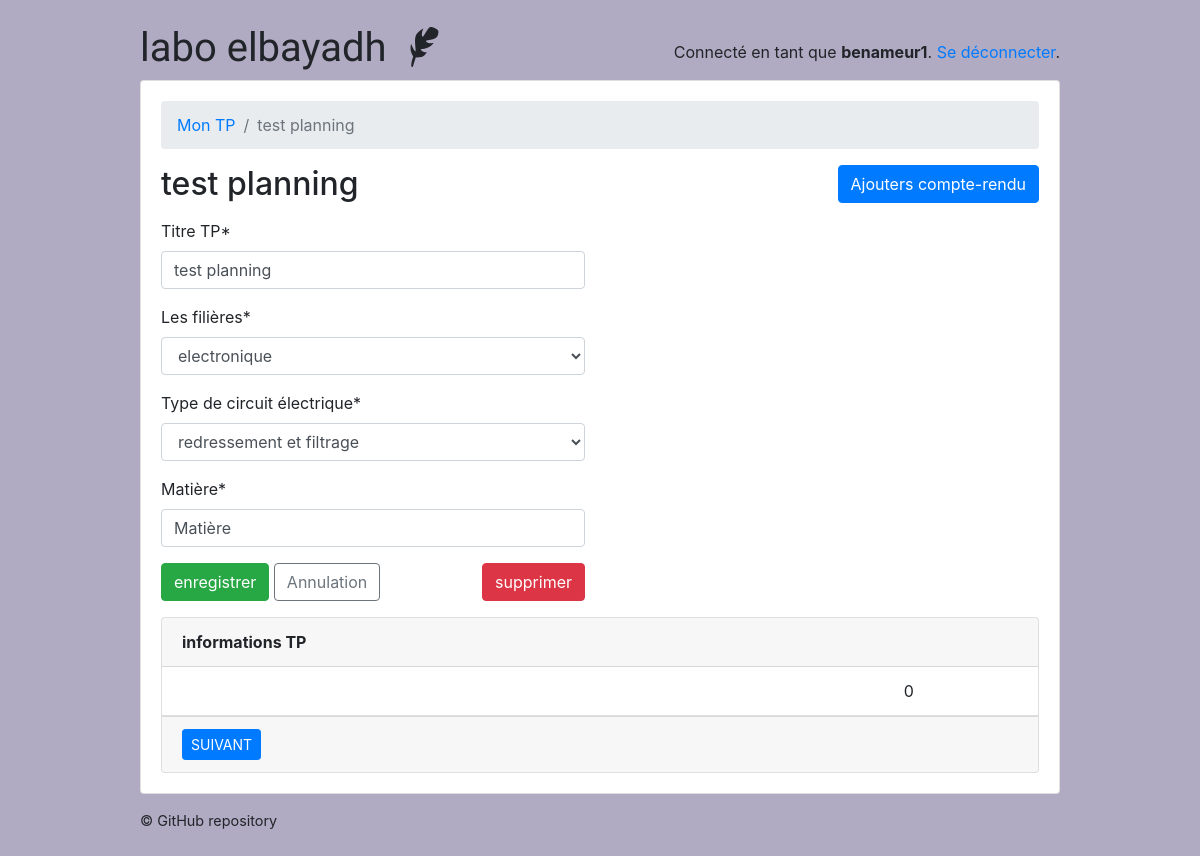
The page /teachers/quiz/50/ (signed in) on the database its author committed.
### classroom/models.py (models this page shows, shortened)
class User(AbstractUser ):
    is_student = models.BooleanField(default=False )
    is_teacher = models.BooleanField(default=False)
    date_of_birth = models.DateField(default='1994-03-16')
    EQUIRED_FIELDS = ['date_of_birth']

class Quiz(models.Model):
    owner = models.ForeignKey(User, on_delete=models.CASCADE, related_name='quizzes')
    name = models.CharField(max_length=255 , default='Titre' , verbose_name= 'Titre TP',)
    subject = models.ForeignKey(Subject, on_delete=models.CASCADE, related_name='quizzes', verbose_name= 'les filières',)
    type_tp_posible = (
        ('redressement et filtrage ', 'redressement et filtrage '),
        ('filtrage RC', 'filtrage RC'),
    )
    type_tp = models.CharField(max_length=500 ,choices=type_tp_posible , verbose_name= 'Type de circuit électrique')
    description = models.TextField( max_length=500 , verbose_name= 'Description de TP ')
    module = models.CharField(max_length=255, default='Matière' , verbose_name= 'Matière' )
    Temps_TP = models.IntegerField(default=5 , verbose_name= 'Temps de TP min')

class Subject(models.Model):
    name = models.CharField(max_length=30)
    color = models.CharField(max_length=7, default='#007bff')
    def __str__(self):
        return self.name

class Question(models.Model):
    quiz = models.ForeignKey(Quiz, on_delete=models.CASCADE, related_name='questions')
    text = models.CharField('Question', max_length=255)
    description = models.TextField( max_length=500 ,  verbose_name= 'Description de TP ')
    fiche_tp = models.FileField(upload_to='uploads_tp/' , verbose_name= 'Compte-rendu')

### classroom/views/teachers.py (the view, shortened to what this page needs)
# urls.py: path('quiz/<int:pk>/', teachers.QuizUpdateView.as_view(), name='quiz_change'),
@method_decorator([login_required, teacher_required], name='dispatch')
class QuizUpdateView(UpdateView):
    model = Quiz
    fields = ('name', 'subject', 'type_tp' , 'module' )
    '''
    def get_form(self, form_class= Quiz):
        form = form_class()
        form.fields['subject'].label = "Primary purpose/business use"
        #form.fields['secondary_purpose_business_uses'].label = "Secondary purpose/business uses"

        return form
    '''
    context_object_name = 'quiz'
    template_name = 'classroom/teachers/quiz_change_form.html'
    def get_context_data(self, **kwargs):
        kwargs['questions'] = self.get_object().questions.annotate(answers_count=Count('answers'))
        return super().get_context_data(**kwargs)
    def get_queryset(self):
        return self.request.user.quizzes.all()

### classroom/templates/classroom/teachers/quiz_change_form.html (shortened to what this page needs)
{% extends 'base.html' %}
{% load crispy_forms_tags %}
{% block content %}
  <nav aria-label="breadcrumb">
    <ol class="breadcrumb">
      <li class="breadcrumb-item"><a href="{% url 'teachers:quiz_change_list' %}">Mon TP</a></li>
      <li class="breadcrumb-item active" aria-current="page">{{ quiz.name }}</li>
    </ol>
  </nav>
  <h2 class="mb-3">
    {{ quiz.name }}
    <a href="{% url 'teachers:question_add' quiz.pk %}" class="btn btn-primary float-right">Ajouters compte-rendu</a>
  </h2>
  <div class="row mb-3">
    <div class="col-md-6 col-sm-8 col-12">
      <form method="post" novalidate>
        {{ form|crispy }}
        <button type="submit" class="btn btn-success">enregistrer</button>
        <a href="{% url 'teachers:quiz_change_list' %}" class="btn btn-outline-secondary" role="button">Annulation</a>
        <a href="{% url 'teachers:quiz_delete' quiz.pk %}" class="btn btn-danger float-right">supprimer</a>
      </form>
    </div>
  </div>
  <div class="card">
    <div class="card-header">
      <div class="row">
        <div class="col-10">
          <strong>informations TP</strong>
        </div>
      </div>
    </div>
    <div class="list-group list-group-flush list-group-formset">
      {% for question in questions %}
        <div class="list-group-item">
          <div class="row">
            <div class="col-10">
            </div>
            <div class="col-2">
              {{ question.answers_count }}
            </div>
          </div>
        </div>
      {% empty %}
        <div class="list-group-item text-center">
          <p class="text-muted font-italic mb-0">Il faut ajouter description et compte-rendu <a href="{% url 'teachers:question_add' quiz.pk %}">Cliquez ici</a>.</p>
        </div>
      {% endfor %}
    </div>
    <div class="card-footer">
      <a href="{% url 'teachers:question_add' quiz.pk %}" class="btn btn-primary btn-sm">SUIVANT</a>
    </div>
  </div>
{% endblock %}

### templates/base.html (shortened to what this page needs)
{% load static %}<!doctype html>
<html lang="en">
  <head>
    <link rel="stylesheet" href="https://maxcdn.bootstrapcdn.com/bootstrap/4.0.0/css/bootstrap.min.css">
    <link rel="stylesheet" type="text/css" href="{% static 'vendor/fontello-2f186091/css/fontello.css' %}">
    <link rel="stylesheet" type="text/css" href="{% static 'css/app.css' %}">
    <link rel="stylesheet" type="text/css" href="{% static 'css/hemidi.css' %}">
    <link rel="stylesheet" type="text/css" href="{% static 'css/fl.css' %}">
    {% if user.is_authenticated and user.is_teacher %}
      <link rel="stylesheet" type="text/css" href="{% static 'css/teachers.css' %}">
    {% else %}
      <link rel="stylesheet" type="text/css" href="{% static 'css/students.css' %}">
    {% endif %}
  </head>
  <body>
    <div class="container my-4">
      <div class="row justify-content-center">
        <div class="col-md-10 col-sm-12">
          <div class="row">
            <div class="col-6">
              <h1 class="logo">
                <a href="{% url 'home' %}">
                  labo elbayadh
                  {% if user.is_authenticated %}
                    {% if user.is_teacher %}
                      <span class="icon-feather" data-toggle="tooltip" data-placement="right" title="Teacher profile"></span>
                    {% else %}
                      <span class="icon-graduation-cap" data-toggle="tooltip" data-placement="right" title="Student profile"></span>
                    {% endif %}
                  {% endif %}
                </a>
              </h1>
            </div>
            <div class="col-6 text-right">
              {% if user.is_authenticated %}
                <p class="pt-3">Connecté en tant que <strong>{{ user.last_name }}</strong>. <a href="{% url 'logout' %}">Se déconnecter</a>.</p>
              {% else %}
                <a href="{% url 'login' %}" class="btn btn-light" role="button">Log in</a>
                <a href="{% url 'signup' %}" class="btn btn-primary" role="button">Sign up</a>
              {% endif %}
            </div>
          </div>
          <div class="card mb-3">
            <div class="card-body">
              {% block content %}
              {% endblock %}
            </div>
          </div>
          <footer>
            <a href="https://github.com/hemid32/django_labo">© GitHub repository</a>
          </footer>
        </div>
      </div>
    </div>
  </body>
</html>

### static/css/app.css (style rules this page uses)
.logo { font-family: 'Clicker Script', cursive; }
.logo a { color: #212529; text-decoration: none; }
footer { font-size: .9rem; }
footer a { color: #212529; }

### static/css/teachers.css (style rules this page uses)
body { background-color: #b0aac2; }

### rows shown on the page
User: last_name "benameur1"
Quiz: name "test planning", subject "electronique", type_tp "redressement et filtrage", module "Matière"
Question: answers_count "0"
